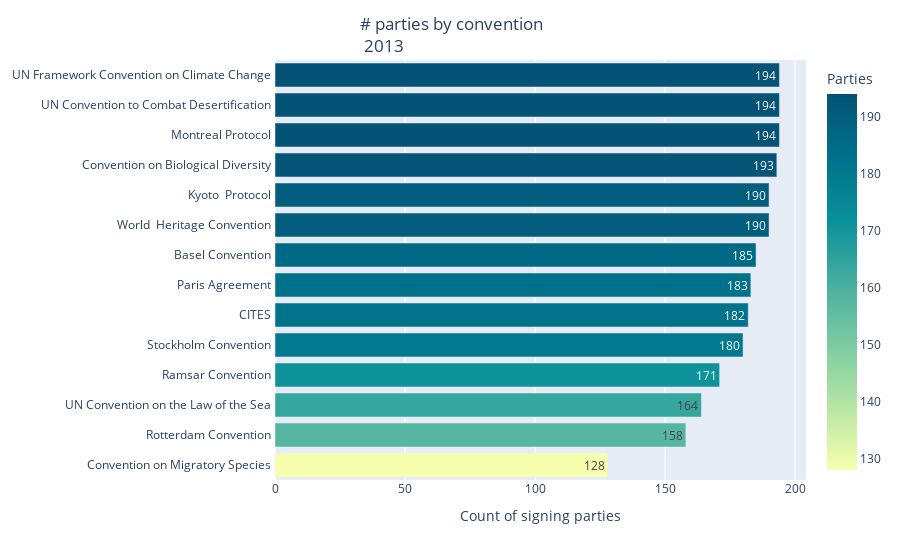

Notebook code cell kept with this figure:
### Markdown cell above
#### Signing parties by convention

### Code cell
fig2 = px.bar(df_conCount, x = 'Parties', y = 'Convention',
              orientation = 'h',
              hover_name = 'Convention',
              hover_data = {'Convention':False, 'Parties':False, 'Agreed on':True},
              color = 'Parties',
              color_continuous_scale = 'Bluyl',
              text = 'Parties',
             barmode = 'stack')
fig2.update_layout(title = {'text': '# parties by convention<br> 2013', 'x':0.4, 'xanchor': 'left'},
                   xaxis_title = 'Count of signing parties',
                   yaxis_title = None)
fig2.update_yaxes(ticksuffix = ' ')
fig2.show()

# chart_studio.tools.set_credentials_file(username = 'cramosglez', api_key = 'V4eg5zzwdt7MUlf4eEvp')
# chart_studio.tools.set_config_file(world_readable = True, sharing = 'public')
# py.iplot(fig2, filename = 'Parties count')

### Figure 1 — Plotly figure (JSON) as saved in the notebook; plotly's stock layout.template omitted (floating-point values rounded to 4 significant figures)
{"data": [{"alignmentgroup": "True", "customdata": [[1979], [1998], [1992], [1971], [2001], [1973], [2015], [1989], [1972], [1997], [1992], [1987], [1992], [1992]], "hovertemplate": "<b>%{hovertext}</b><br><br>Agreed on=%{customdata[0]}<extra></extra>", "hovertext": ["Convention on Migratory Species", "Rotterdam Convention", "UN Convention on the Law of the Sea", "Ramsar Convention", "Stockholm Convention", "CITES", "Paris Agreement", "Basel Convention", "World \nHeritage Convention", "Kyoto \nProtocol", "Convention on Biological Diversity", "Montreal Protocol", "UN Convention to Combat Desertification", "UN Framework Convention on Climate Change"], "legendgroup": "", "marker": {"color": [128, 158, 164, 171, 180, 182, 183, 185, 190, 190, 193, 194, 194, 194], "coloraxis": "coloraxis", "pattern": {"shape": ""}}, "name": "", "offsetgroup": "", "orientation": "h", "showlegend": false, "text": [128, 158, 164, 171, 180, 182, 183, 185, 190, 190, 193, 194, 194, 194], "textposition": "auto", "type": "bar", "x": [128, 158, 164, 171, 180, 182, 183, 185, 190, 190, 193, 194, 194, 194], "xaxis": "x", "y": ["Convention on Migratory Species", "Rotterdam Convention", "UN Convention on the Law of the Sea", "Ramsar Convention", "Stockholm Convention", "CITES", "Paris Agreement", "Basel Convention", "World \nHeritage Convention", "Kyoto \nProtocol", "Convention on Biological Diversity", "Montreal Protocol", "UN Convention to Combat Desertification", "UN Framework Convention on Climate Change"], "yaxis": "y"}], "layout": {"barmode": "stack", "coloraxis": {"colorbar": {"title": {"text": "Parties"}}, "colorscale": [[0, "rgb(247, 254, 174)"], [0.1667, "rgb(183, 230, 165)"], [0.3333, "rgb(124, 203, 162)"], [0.5, "rgb(70, 174, 160)"], [0.6667, "rgb(8, 144, 153)"], [0.8333, "rgb(0, 113, 139)"], [1, "rgb(4, 82, 117)"]]}, "legend": {"tracegroupgap": 0}, "margin": {"t": 60}, "title": {"text": "# parties by convention<br> 2013", "x": 0.4, "xanchor": "left"}, "xaxis": {"anchor": "y", "domain": [0, 1], "title": {"text": "Count of signing parties"}}, "yaxis": {"anchor": "x", "domain": [0, 1], "ticksuffix": " ", "title": {}}}}
